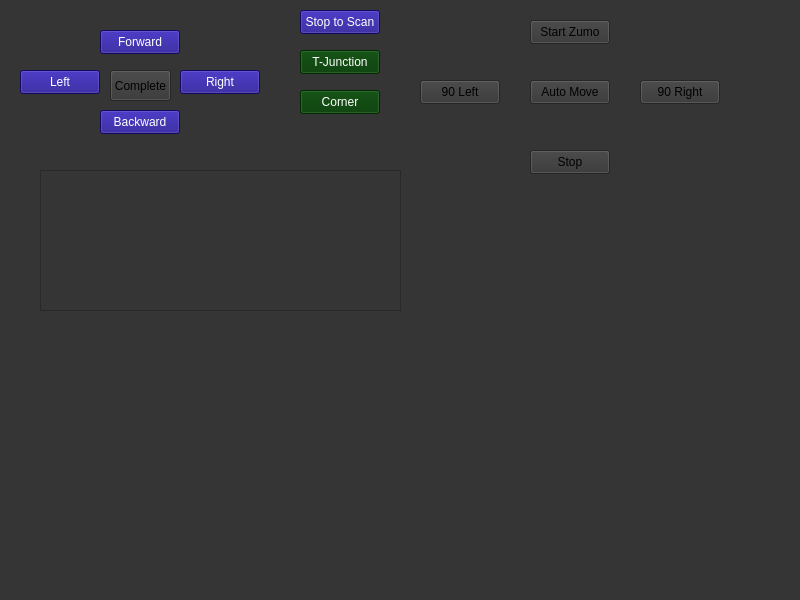
<?xml version="1.0" encoding="UTF-8"?>
<ui version="4.0">
 <class>MainWindow</class>
 <widget class="QMainWindow" name="MainWindow">
  <property name="geometry">
   <rect>
    <x>0</x>
    <y>0</y>
    <width>800</width>
    <height>600</height>
   </rect>
  </property>
  <property name="windowTitle">
   <string>MainWindow</string>
  </property>
  <property name="styleSheet">
   <string notr="true">background-color: rgb(53, 53, 53);</string>
  </property>
  <widget class="QWidget" name="centralwidget">
   <widget class="QPushButton" name="pushButton">
    <property name="geometry">
     <rect>
      <x>100</x>
      <y>30</y>
      <width>80</width>
      <height>24</height>
     </rect>
    </property>
    <property name="styleSheet">
     <string notr="true">color: rgb(255, 255, 255);
background-color: rgb(25, 10, 136);</string>
    </property>
    <property name="text">
     <string>Forward</string>
    </property>
   </widget>
   <widget class="QPushButton" name="pushButton_2">
    <property name="geometry">
     <rect>
      <x>100</x>
      <y>110</y>
      <width>80</width>
      <height>24</height>
     </rect>
    </property>
    <property name="styleSheet">
     <string notr="true">color: rgb(255, 255, 255);
background-color: rgb(25, 10, 136);</string>
    </property>
    <property name="text">
     <string>Backward</string>
    </property>
   </widget>
   <widget class="QPushButton" name="pushButton_3">
    <property name="geometry">
     <rect>
      <x>180</x>
      <y>70</y>
      <width>80</width>
      <height>24</height>
     </rect>
    </property>
    <property name="styleSheet">
     <string notr="true">color: rgb(255, 255, 255);
background-color: rgb(25, 10, 136);</string>
    </property>
    <property name="text">
     <string>Right</string>
    </property>
   </widget>
   <widget class="QPushButton" name="pushButton_4">
    <property name="geometry">
     <rect>
      <x>20</x>
      <y>70</y>
      <width>80</width>
      <height>24</height>
     </rect>
    </property>
    <property name="styleSheet">
     <string notr="true">color: rgb(255, 255, 255);
background-color: rgb(25, 10, 136);</string>
    </property>
    <property name="text">
     <string>Left</string>
    </property>
   </widget>
   <widget class="QPushButton" name="pushButton_5">
    <property name="geometry">
     <rect>
      <x>530</x>
      <y>20</y>
      <width>80</width>
      <height>24</height>
     </rect>
    </property>
    <property name="text">
     <string>Start Zumo</string>
    </property>
   </widget>
   <widget class="QPushButton" name="pushButton_6">
    <property name="geometry">
     <rect>
      <x>110</x>
      <y>70</y>
      <width>61</width>
      <height>31</height>
     </rect>
    </property>
    <property name="text">
     <string>Complete</string>
    </property>
   </widget>
   <widget class="QPushButton" name="pushButton_7">
    <property name="geometry">
     <rect>
      <x>530</x>
      <y>80</y>
      <width>80</width>
      <height>24</height>
     </rect>
    </property>
    <property name="text">
     <string>Auto Move</string>
    </property>
   </widget>
   <widget class="QPushButton" name="pushButton_8">
    <property name="geometry">
     <rect>
      <x>530</x>
      <y>150</y>
      <width>80</width>
      <height>24</height>
     </rect>
    </property>
    <property name="text">
     <string>Stop</string>
    </property>
   </widget>
   <widget class="QTextEdit" name="textEdit">
    <property name="geometry">
     <rect>
      <x>40</x>
      <y>170</y>
      <width>361</width>
      <height>141</height>
     </rect>
    </property>
   </widget>
   <widget class="QPushButton" name="pushButton_9">
    <property name="geometry">
     <rect>
      <x>640</x>
      <y>80</y>
      <width>80</width>
      <height>24</height>
     </rect>
    </property>
    <property name="text">
     <string>90 Right</string>
    </property>
   </widget>
   <widget class="QPushButton" name="pushButton_10">
    <property name="geometry">
     <rect>
      <x>420</x>
      <y>80</y>
      <width>80</width>
      <height>24</height>
     </rect>
    </property>
    <property name="text">
     <string>90 Left</string>
    </property>
   </widget>
   <widget class="QPushButton" name="pushButton_11">
    <property name="geometry">
     <rect>
      <x>300</x>
      <y>10</y>
      <width>80</width>
      <height>24</height>
     </rect>
    </property>
    <property name="styleSheet">
     <string notr="true">color: rgb(255, 255, 255);
background-color: rgb(25, 10, 136);</string>
    </property>
    <property name="text">
     <string>Stop to Scan</string>
    </property>
   </widget>
   <widget class="QPushButton" name="pushButton_12">
    <property name="geometry">
     <rect>
      <x>300</x>
      <y>50</y>
      <width>80</width>
      <height>24</height>
     </rect>
    </property>
    <property name="styleSheet">
     <string notr="true">color: rgb(255, 255, 255);
background-color: rgb(0, 57, 0);</string>
    </property>
    <property name="text">
     <string>T-Junction</string>
    </property>
   </widget>
   <widget class="QPushButton" name="pushButton_13">
    <property name="geometry">
     <rect>
      <x>300</x>
      <y>90</y>
      <width>80</width>
      <height>24</height>
     </rect>
    </property>
    <property name="styleSheet">
     <string notr="true">color: rgb(255, 255, 255);
background-color: rgb(0, 57, 0);</string>
    </property>
    <property name="text">
     <string>Corner</string>
    </property>
   </widget>
  </widget>
  <widget class="QMenuBar" name="menubar">
   <property name="geometry">
    <rect>
     <x>0</x>
     <y>0</y>
     <width>800</width>
     <height>21</height>
    </rect>
   </property>
  </widget>
  <widget class="QStatusBar" name="statusbar"/>
 </widget>
 <resources/>
 <connections/>
</ui>
